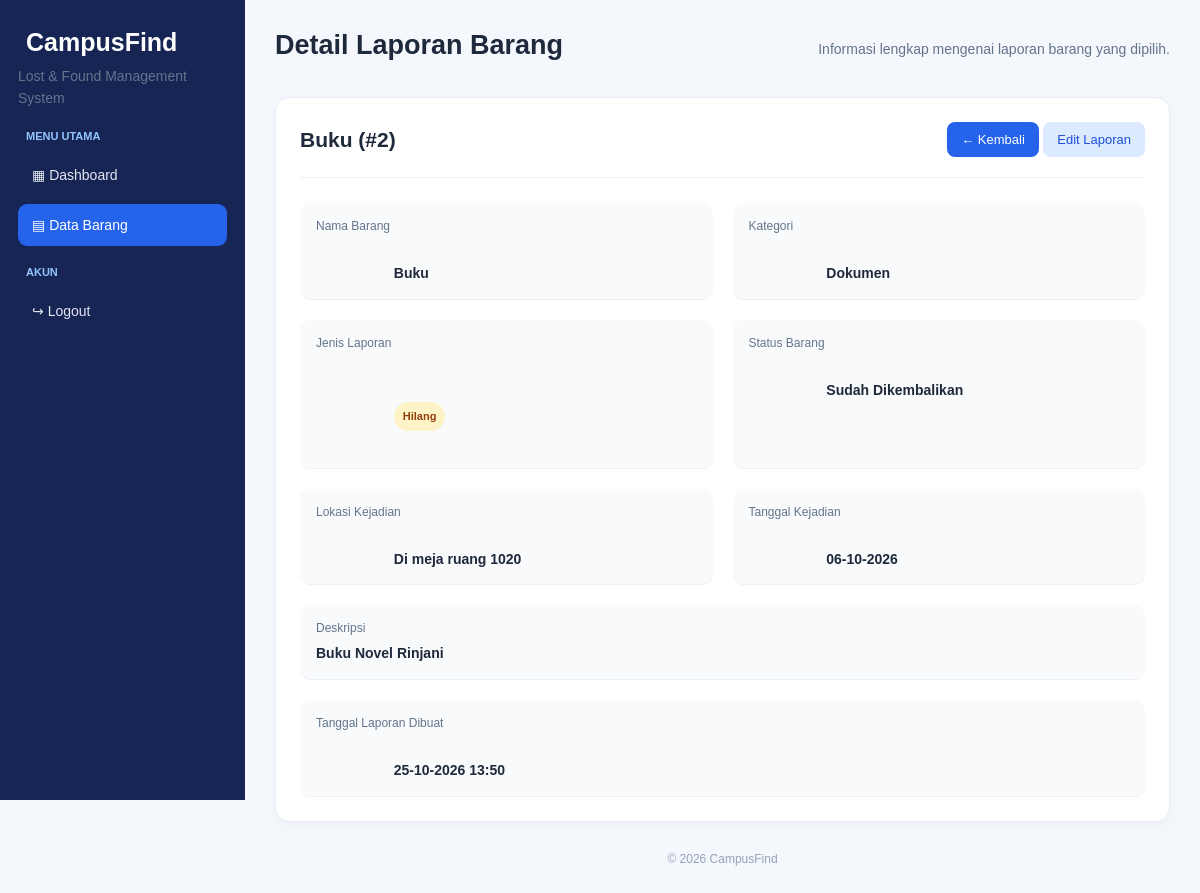
Page /detail.php?id=2 (signed in) on the committed database.
### tables this page shows
CREATE TABLE `barang` (
  `id` int(11) NOT NULL,
  `nama_barang` varchar(100) NOT NULL,
  `kategori` varchar(50) NOT NULL,
  `jenis_laporan` enum('Hilang','Ditemukan') NOT NULL,
  `lokasi` varchar(150) NOT NULL,
  `tanggal_kejadian` date NOT NULL,
  `deskripsi` text DEFAULT NULL,
  `status` enum('Belum Ditemukan','Belum Diklaim','Sudah Dikembalikan') NOT NULL,
  `tanggal_laporan` timestamp NOT NULL DEFAULT current_timestamp()
);

### bahasa.php (called while the page is built, shortened)
<?php
$teks = [
    "id" => [
        "dashboard" => "Dashboard",
        "data_barang" => "Data Barang",
        "selamat_datang" => "Selamat Datang",
        "ringkasan" => "Ringkasan Data Barang",
        "barang_hilang" => "Barang Hilang",
        "barang_ditemukan" => "Barang Ditemukan",
        "barang_kembali" => "Sudah Dikembalikan",
        "total_laporan" => "Total Laporan",
        "menu_utama" => "Menu Utama",
        "kelola_data" => "Kelola Data Barang",
        "deskripsi_dashboard" => "Kelola laporan barang hilang dan temuan di lingkungan kampus dengan mudah.",
        "logout" => "Logout",
        "bahasa" => "Bahasa",
        "admin" => "Administrator",
        "lihat_data" => "Lihat Data Barang",
        "belum_ditemukan" => "Belum Ditemukan",
        "belum_diklaim" => "Belum Diklaim"
    ],
    "en" => [
        "dashboard" => "Dashboard",
        "data_barang" => "Item Reports",
        "selamat_datang" => "Welcome",
        "ringkasan" => "Item Report Summary",
        "barang_hilang" => "Lost Items",
        "barang_ditemukan" => "Found Items",
        "barang_kembali" => "Returned Items",
        "total_laporan" => "Total Reports",
        "menu_utama" => "Main Menu",
        "kelola_data" => "Manage Item Reports",
        "deskripsi_dashboard" => "Easily manage lost and found item reports on campus.",
        "logout" => "Logout",
        "bahasa" => "Language",
        "admin" => "Administrator",
        "lihat_data" => "View Item Reports",
        "belum_ditemukan" => "Not Found Yet",
        "belum_diklaim" => "Not Yet Claimed"
    ]
];
$lang = $_SESSION["bahasa"];
?>

### detail.php (the view, shortened to what this page needs)
<?php
require_once "config.php";
require_once "bahasa.php";
function e($value) {
    return htmlspecialchars(
        (string) $value,
        ENT_QUOTES,
        "UTF-8"
    );
}
$id = filter_input(INPUT_GET, "id", FILTER_VALIDATE_INT);
$stmt = $conn->prepare(
    "SELECT id, nama_barang, kategori, jenis_laporan,
            lokasi, tanggal_kejadian, deskripsi,
            status, tanggal_laporan
     FROM barang
     WHERE id = ?"
);
$stmt->bind_param("i", $id);
$stmt->execute();
$result = $stmt->get_result();
$barang = $result->fetch_assoc();
$tanggal_kejadian = date(
    "d-m-Y",
    strtotime($barang["tanggal_kejadian"])
);
$tanggal_laporan = date(
    "d-m-Y H:i",
    strtotime($barang["tanggal_laporan"])
);
$judul = $lang === "en"
    ? "Report Details"
    : "Detail Laporan Barang";
?>
<!DOCTYPE html>
<html lang="<?= e($lang === "en" ? "en" : "id") ?>">
<head>
    <link rel="stylesheet" href="assets/style.css">
</head>
<body>
<aside class="sidebar">
    <div class="brand">CampusFind</div>
    <p class="subtitle">
        Lost &amp; Found Management System
    </p>
    <div class="menu-title">
        <?= $lang === "en" ? "MAIN MENU" : "MENU UTAMA" ?>
    </div>
    <a href="index.php" class="menu-link">
        ▦ <?= e($teks[$lang]["dashboard"]) ?>
    </a>
    <a href="barang.php" class="menu-link active">
        ▤ <?= e($teks[$lang]["data_barang"]) ?>
    </a>
    <div class="menu-title">
        <?= $lang === "en" ? "ACCOUNT" : "AKUN" ?>
    </div>
    <a href="logout.php" class="menu-link">
        ↪ <?= e($teks[$lang]["logout"]) ?>
    </a>
</aside>
<main class="main">
    <header class="topbar">
        <h1><?= e($judul) ?></h1>
        <p>
            <?= $lang === "en"
                ? "Complete information about the selected item report."
                : "Informasi lengkap mengenai laporan barang yang dipilih." ?>
        </p>
    </header>
    <section class="detail-box">
        <div class="detail-heading">
            <h2>
                <?= e($barang["nama_barang"]) ?>
                (#<?= (int) $barang["id"] ?>)
            </h2>
            <div>
                <a href="barang.php" class="button button-back">
                    ← <?= $lang === "en" ? "Back" : "Kembali" ?>
                </a>
                <a
                    href="edit.php?id=<?= (int) $barang["id"] ?>"
                    class="button button-edit"
                >
                    <?= $lang === "en" ? "Edit Report" : "Edit Laporan" ?>
                </a>
            </div>
        </div>
        <div class="detail-grid">
            <div class="detail-item">
                <div class="detail-label">
                    <?= $lang === "en" ? "Item Name" : "Nama Barang" ?>
                </div>
                <div class="detail-value">
                    <?= e($barang["nama_barang"]) ?>
                </div>
            </div>
            <div class="detail-item">
                <div class="detail-label">
                    <?= $lang === "en" ? "Category" : "Kategori" ?>
                </div>
                <div class="detail-value">
                    <?= e($barang["kategori"]) ?>
                </div>
            </div>
            <div class="detail-item">
                <div class="detail-label">
                    <?= $lang === "en" ? "Report Type" : "Jenis Laporan" ?>
                </div>
                <div class="detail-value">
                    <?php
                    $jenis = $barang["jenis_laporan"];
                    ?>
                    <span class="badge <?= $barang["jenis_laporan"] === "Hilang" ? "hilang" : "ditemukan" ?>">
                        <?= e($jenis) ?>
                    </span>
                </div>
            </div>
            <div class="detail-item">
                <div class="detail-label">
                    <?= $lang === "en" ? "Status" : "Status Barang" ?>
                </div>
                <div class="detail-value">
                    <?php
                    $status = $barang["status"];
                    echo e($status);
                    ?>
                </div>
            </div>
            <div class="detail-item">
                <div class="detail-label">
                    <?= $lang === "en" ? "Incident Location" : "Lokasi Kejadian" ?>
                </div>
                <div class="detail-value">
                    <?= e($barang["lokasi"]) ?>
                </div>
            </div>
            <div class="detail-item">
                <div class="detail-label">
                    <?= $lang === "en" ? "Incident Date" : "Tanggal Kejadian" ?>
                </div>
                <div class="detail-value">
                    <?= e($tanggal_kejadian) ?>
                </div>
            </div>
            <div class="detail-item full-width">
                <div class="detail-label">
                    <?= $lang === "en" ? "Description" : "Deskripsi" ?>
                </div>
                <div class="detail-value"><?=
                    trim((string) $barang["deskripsi"]) !== ""
                        ? e($barang["deskripsi"])
                        : ($lang === "en"
                            ? "No description provided."
                            : "Tidak ada deskripsi.")
                ?></div>
            </div>
            <div class="detail-item full-width">
                <div class="detail-label">
                    <?= $lang === "en" ? "Report Created" : "Tanggal Laporan Dibuat" ?>
                </div>
                <div class="detail-value">
                    <?= e($tanggal_laporan) ?>
                </div>
            </div>
        </div>
    </section>
    <div class="footer">
        &copy; <?= date("Y") ?> CampusFind
    </div>
</main>
</body>
</html>

### style.css (style rules this page uses)
* { box-sizing: border-box; }
body { margin: 0; font-family: Arial, sans-serif; background: #f4f7fc; color: #1e293b; }
.sidebar { width: 245px; height: 100vh; background: #172554; color: #fff; position: fixed; left: 0; top: 0; padding: 28px 18px; overflow-y: auto; }
.brand { font-size: 25px; font-weight: bold; margin: 0 0 8px 8px; }
.menu-title { color: #93c5fd; font-size: 11px; font-weight: bold; margin: 20px 8px 12px; text-transform: uppercase; }
.menu-link { display: block; padding: 13px 14px; margin-bottom: 8px; border-radius: 9px; text-decoration: none; color: #e2e8f0; font-size: 14px; transition: background .2s ease, color .2s ease; }
.menu-link.active, .menu-link:hover { background: #2563eb; color: #fff; }
.main { margin-left: 245px; padding: 30px; min-width: 0; }
.topbar { display: flex; justify-content: space-between; align-items: center; gap: 15px; flex-wrap: wrap; margin-bottom: 28px; }
.topbar h1, h1 { font-size: 27px; margin: 0 0 8px; }
.topbar p, .subtitle { color: #64748b; font-size: 14px; margin: 0; line-height: 1.6; }
.button { display: inline-block; border: none; background: #2563eb; color: #fff; padding: 10px 14px; border-radius: 8px; text-decoration: none; font-size: 13px; cursor: pointer; transition: background .2s ease, transform .2s ease; }
.button-edit { background: #dbeafe; color: #1d4ed8; }
.badge { display: inline-block; padding: 6px 9px; border-radius: 20px; font-size: 11px; white-space: nowrap; background: #e2e8f0; color: #334155; }
.badge.hilang, .lost { background: #fef3c7; color: #92400e; }
.footer { text-align: center; color: #94a3b8; font-size: 12px; margin-top: 30px; }
.detail-box { background: #fff; padding: 24px; border-radius: 14px; border: 1px solid #e8edf5; }
.detail-grid { display: grid; grid-template-columns: repeat(2, minmax(0, 1fr)); gap: 20px; }
.detail-item { padding-bottom: 14px; border-bottom: 1px solid #edf0f5; min-width: 0; }
.detail-label { color: #64748b; font-size: 12px; margin-bottom: 7px; }
.detail-value { color: #1e293b; font-size: 14px; line-height: 1.6; overflow-wrap: anywhere; }

### detail.php (style rules this page uses)
* { box-sizing: border-box; }
body { margin: 0; font-family: Arial, sans-serif; background: #f4f7fc; color: #1e293b; }
.sidebar { width: 245px; height: 100vh; background: #172554; color: white; position: fixed; left: 0; top: 0; padding: 28px 18px; }
.brand { font-size: 25px; font-weight: bold; margin: 0 0 8px 8px; }
.subtitle { color: #bfdbfe; font-size: 12px; margin: 0 8px 35px; line-height: 1.6; }
.menu-title { color: #93c5fd; font-size: 11px; font-weight: bold; margin: 20px 8px 12px; text-transform: uppercase; }
.menu-link { display: block; padding: 13px 14px; margin-bottom: 8px; border-radius: 9px; text-decoration: none; color: #e2e8f0; font-size: 14px; }
.menu-link:hover, .menu-link.active { background: #2563eb; color: white; }
.main { margin-left: 245px; padding: 30px; }
.topbar { margin-bottom: 25px; }
.topbar h1 { margin: 0 0 8px; font-size: 27px; }
.topbar p { margin: 0; color: #64748b; font-size: 14px; }
.detail-box { background: white; padding: 28px; border-radius: 14px; border: 1px solid #e8edf5; box-shadow: 0 4px 15px rgba(15, 23, 42, 0.03); max-width: 900px; }
.detail-heading { display: flex; justify-content: space-between; align-items: center; gap: 15px; flex-wrap: wrap; margin-bottom: 25px; padding-bottom: 20px; border-bottom: 1px solid #edf0f5; }
.detail-heading h2 { margin: 0; font-size: 21px; }
.detail-grid { display: grid; grid-template-columns: repeat(2, minmax(0, 1fr)); gap: 22px; }
.detail-item { padding: 16px; background: #f8fafc; border-radius: 10px; overflow-wrap: anywhere; }
.detail-label { font-size: 12px; color: #64748b; margin-bottom: 9px; }
.detail-value { font-size: 14px; font-weight: 600; line-height: 1.6; white-space: pre-wrap; }
.full-width { grid-column: 1 / -1; }
.badge { display: inline-block; padding: 7px 11px; border-radius: 20px; font-size: 12px; font-weight: bold; }
.hilang { background: #fef3c7; color: #92400e; }
.button { display: inline-block; padding: 10px 15px; border-radius: 8px; text-decoration: none; font-size: 13px; border: none; cursor: pointer; }
.button-back { background: #e2e8f0; color: #334155; }
.button-edit { background: #2563eb; color: white; }
.footer { text-align: center; color: #94a3b8; font-size: 12px; margin-top: 30px; }

### rows in the picture
barang: nama_barang "Buku", id "2", kategori "Dokumen", jenis_laporan "Hilang", status "Sudah Dikembalikan", lokasi "Di meja ruang 1020", tanggal_kejadian "06-10-2026", deskripsi "Buku Novel Rinjani", tanggal_laporan "25-10-2026 13:50"

### other values in the picture
$teks[$lang]["dashboard"] "Dashboard"
$teks[$lang]["data_barang"] "Data Barang"
$teks[$lang]["logout"] "Logout"
$judul "Detail Laporan Barang"
